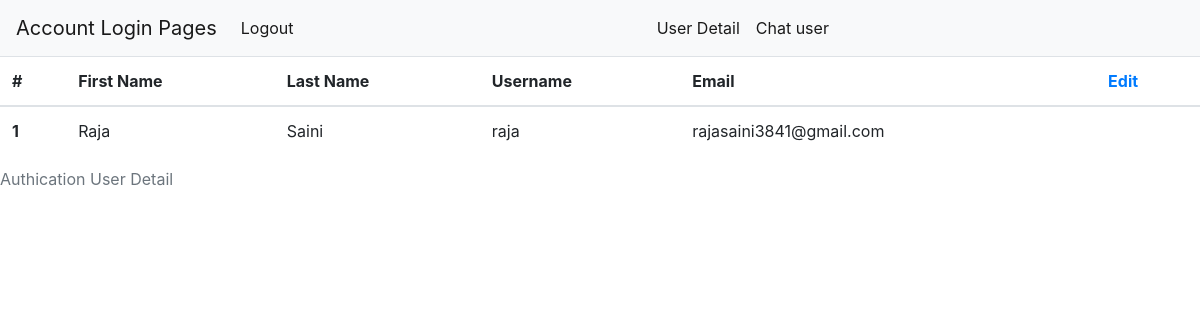
The page / (signed in) on the database its author committed.
### app/models.py (models this page shows, shortened)
class User(AbstractUser):
    image=models.ImageField(default=DEFAULT, blank=True, null=True, upload_to='image/')
    ONLINE = 'online'
    OFFLINE = 'offline'
    STATUS = (
        (ONLINE, 'On-line'),
        (OFFLINE, 'Off-line'),
    )
    status = models.CharField( max_length=100, choices=STATUS,default=OFFLINE )
    USERNAME_FIELD = 'username'
    REQUIRED_FIELDS = ['email']

### app/views.py (the view)
# urls.py: path("", views.home, name="home"),
@login_required(login_url='/login/')
def home(request):
    try:
        user=request.user
        user1=User.objects.all().get(id=user.id)
        print(user1.id)
        return render(request, 'esss/home/html', {"user":user1})
    except :
        return render(request, "esss/home.html")

### app/templates/esss/home.html (shortened to what this page needs)
<!doctype html>
<html lang="en">
  <head>
    <link rel="stylesheet" href="https://stackpath.bootstrapcdn.com/bootstrap/4.5.2/css/bootstrap.min.css">
  </head>
  <body>
  <nav class="navbar navbar-expand-lg navbar-light bg-light">
  <a class="navbar-brand" href="#">Account Login Pages</a>
  <div class="collapse navbar-collapse" id="navbarNav">
    <ul class="navbar-nav">
      <li class="nav-item active">
        <a class="nav-link" href='/logout'>Logout <span class="sr-only">(current)</span></a>
      </li>
    </ul>
  </div>
    <div class="collapse navbar-collapse" id="navbaNav">
    <ul class="navbar-nav">
      <li class="nav-item active">
        <a class="nav-link" href='/userdetails'>User Detail <span class="sr-only">(current)</span></a>
      </li>
      <li class="nav-item active">
        <a class="nav-link" href='/chat/chatroom/'>Chat user <span class="sr-only">(current)</span></a>
      </li>
    </ul>
  </div>
</nav>
  <table class="table caption-top">
  <caption>Authication  User Detail</caption>
  <thead>
    <tr>
      <th scope="col">#</th>
      <th scope="col">First Name</th>
      <th scope="col">Last Name</th>
      <th scopr='col'> Username</th>
      <th scope="col">Email</th>
      <th><a type="button"  href="updateuser/{{user.id}}">Edit</a></th>
    </tr>
  </thead>
  <tbody>
    <tr>
      <th scope="row">1</th>
      <td>{{user.first_name}}</td>
      <td>{{user.last_name}}</td>
      <td>{{user.username}}</td>
      <td>{{user.email}}</td>
    </tr>
  </tbody>
</table>
  </body>
</html>

### rows shown on the page
User: first_name "Raja", last_name "Saini", username "raja", email "rajasaini3841@gmail.com"
